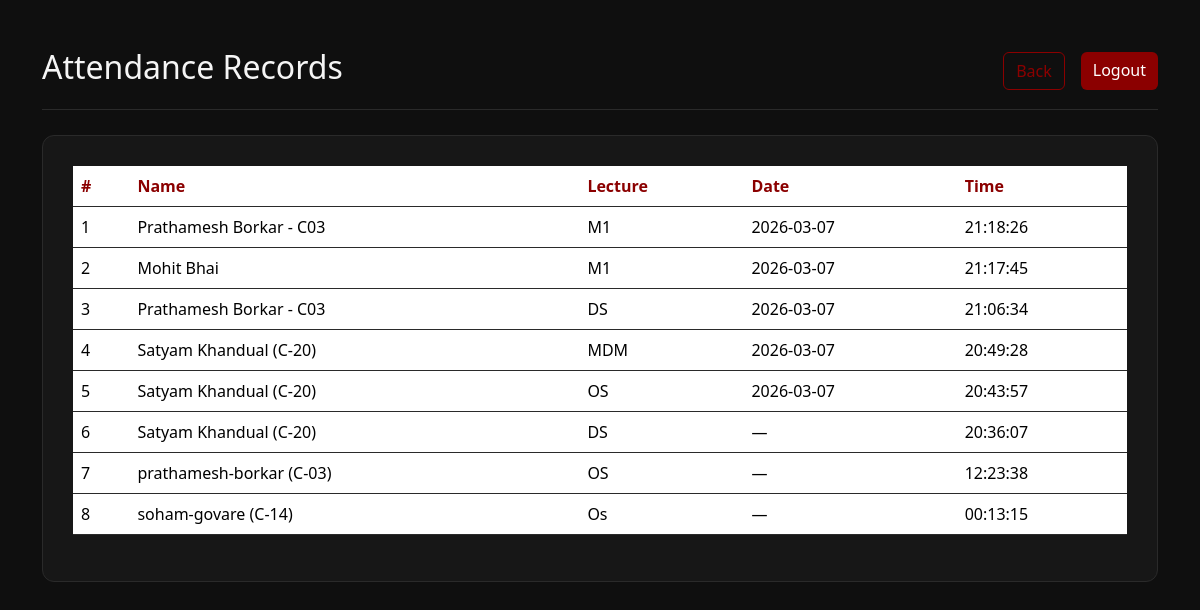
/attendance (signed in), run on an earlier commit of the app's database.
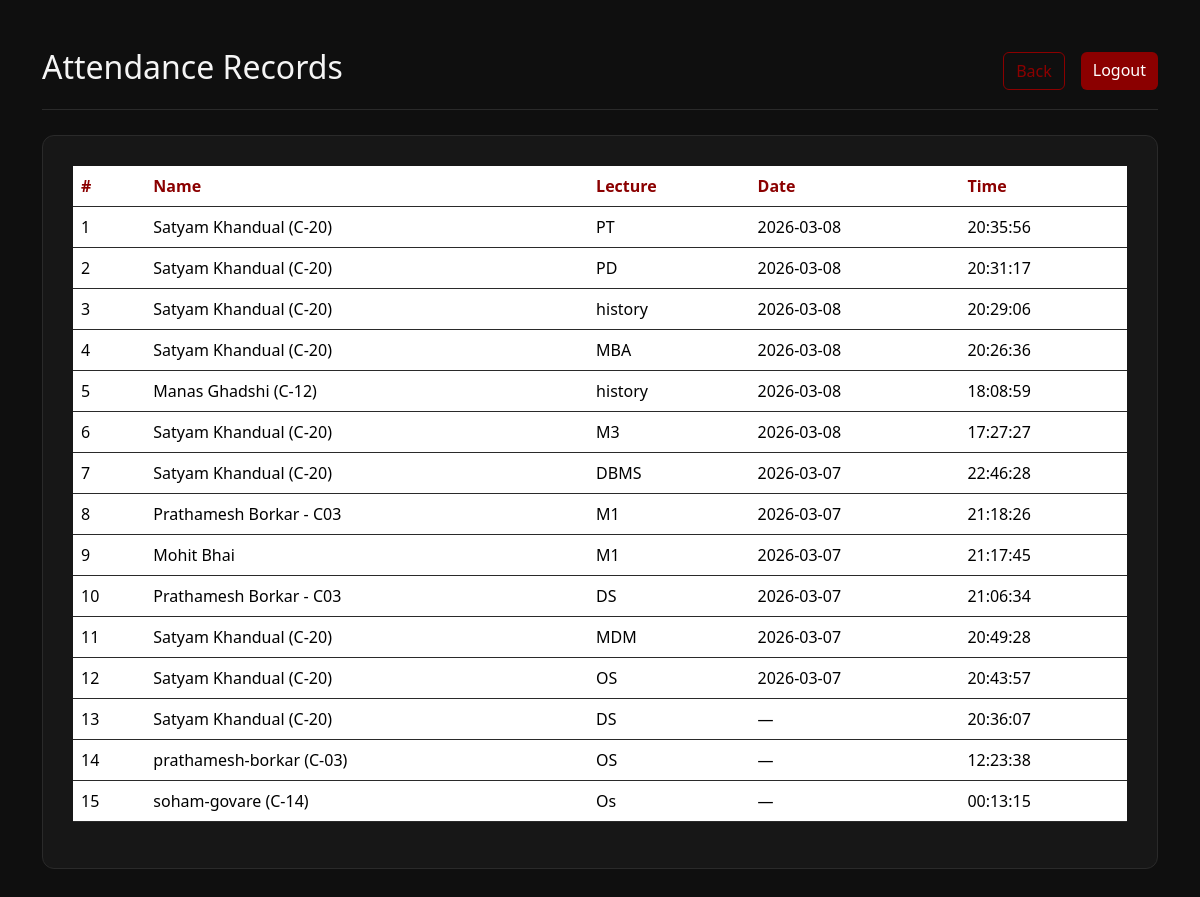
And on a later commit of the database.
### tables this page shows
CREATE TABLE attendance (
            id INTEGER PRIMARY KEY AUTOINCREMENT,
            name TEXT,
            lecture_name TEXT,
            time TEXT,
            UNIQUE(name, lecture_name)
        );

### app.py (the view)
@app.route("/attendance")
@login_required
def attendance_page():
    conn = sqlite3.connect(DB_FILE)
    cur = conn.cursor()
    cur.execute("""
        SELECT name, lecture_name, time
        FROM attendance
        ORDER BY id DESC
    """)
    rows = cur.fetchall()
    conn.close()
    return render_template("attendance.html", rows=rows)

### app.py (called while the page is built)
@login_manager.user_loader
def load_user(user_id):
    conn = sqlite3.connect(DB_FILE)
    cur = conn.cursor()
    cur.execute("SELECT id, email FROM users WHERE id=?", (user_id,))
    user = cur.fetchone()
    conn.close()
    if user:
        return User(user[0], user[1])
    return None

### templates/attendance.html (shortened to what this page needs)
<!DOCTYPE html>
<html>
<head>
  <link rel="stylesheet" href="{{ url_for('static', filename='style.css') }}">
  <link href="https://cdn.jsdelivr.net/npm/bootstrap@5.3.3/dist/css/bootstrap.min.css" rel="stylesheet"/>
</head>
<body>
<div class="container py-5">
  <div class="top-bar d-flex justify-content-between align-items-center">
    <h2>Attendance Records</h2>
    <div class="d-flex gap-3">
      <a href="/" class="btn btn-outline-crimson">Back</a>
      <a href="/logout" class="btn btn-crimson">Logout</a>
    </div>
  </div>
  <div class="custom-card">
    <table class="table">
      <thead>
        <tr>
          <th>#</th>
          <th>Name</th>
          <th>Lecture</th>
          <th>Date</th>
          <th>Time</th>
        </tr>
      </thead>
      <tbody>
        {% for r in rows %}
        <tr>
          <td>{{ loop.index }}</td>
          <td>{{ r[0] }}</td>
          <td>{{ r[1] }}</td>
          {% if ' ' in r[2] %}
            <td>{{ r[2].split(' ')[0] }}</td>
            <td>{{ r[2].split(' ')[1] }}</td>
          {% else %}
            <td>—</td>
            <td>{{ r[2] }}</td>
          {% endif %}
        </tr>
        {% endfor %}
      </tbody>
    </table>
  </div>
</div>
</body>
</html>

### static/style.css (style rules this page uses)
:root { --bg-main: #0f0f0f; --bg-card: #171717; --border-color: #2a2a2a; --accent: #8B0000; --accent-hover: #b30000; --text-main: #f5f5f5; --text-muted: #9a9a9a; }
body { background-color: var(--bg-main) !important; color: var(--text-main) !important; font-family: "Sora",sans-serif; margin: 0; }
.container { background-color: transparent !important; }
.top-bar { border-bottom: 1px solid var(--border-color); padding-bottom: 15px; margin-bottom: 25px; }
.custom-card, .container-box { background-color: var(--bg-card); border: 1px solid var(--border-color); border-radius: 12px; padding: 30px; }
.btn-crimson { background-color: var(--accent) !important; border: none !important; color: white !important; padding: 10px 18px; border-radius: 8px; font-weight: 600; cursor: pointer; }
.btn-outline-crimson { border: 1px solid var(--accent) !important; color: var(--accent) !important; background: transparent !important; padding: 10px 18px; border-radius: 8px; }
table { background-color: var(--bg-card) !important; color: white !important; }
th { color: var(--accent) !important; }
tr { border-color: var(--border-color) !important; }
a { color: var(--accent); text-decoration: none; }

What changed in the data, as far as the page shows it:
added attendance: name "Satyam Khandual (C-20)", lecture_name "PT", time "2026-03-08", time "20:35:56"
added attendance: name "Satyam Khandual (C-20)", lecture_name "PD", time "2026-03-08", time "20:31:17"
added attendance: name "Satyam Khandual (C-20)", lecture_name "history", time "2026-03-08", time "20:29:06"
added attendance: name "Satyam Khandual (C-20)", lecture_name "MBA", time "2026-03-08", time "20:26:36"
added attendance: name "Manas Ghadshi (C-12)", lecture_name "history", time "2026-03-08", time "18:08:59"
added attendance: name "Satyam Khandual (C-20)", lecture_name "M3", time "2026-03-08", time "17:27:27"
added attendance: name "Satyam Khandual (C-20)", lecture_name "DBMS", time "2026-03-07", time "22:46:28"
